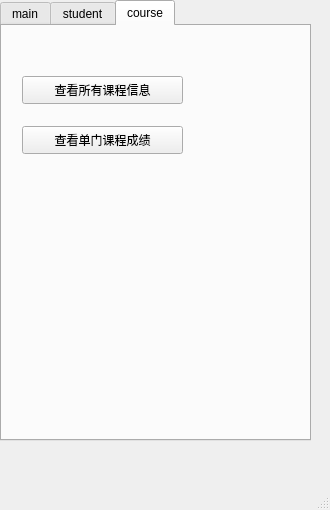
<?xml version="1.0" encoding="UTF-8"?>
<ui version="4.0">
 <class>System</class>
 <widget class="QMainWindow" name="System">
  <property name="geometry">
   <rect>
    <x>0</x>
    <y>0</y>
    <width>330</width>
    <height>510</height>
   </rect>
  </property>
  <property name="windowTitle">
   <string>System</string>
  </property>
  <widget class="QWidget" name="centralwidget">
   <widget class="QTabWidget" name="mytab">
    <property name="geometry">
     <rect>
      <x>0</x>
      <y>0</y>
      <width>311</width>
      <height>441</height>
     </rect>
    </property>
    <property name="maximumSize">
     <size>
      <width>16777215</width>
      <height>531</height>
     </size>
    </property>
    <property name="currentIndex">
     <number>2</number>
    </property>
    <widget class="QWidget" name="main">
     <attribute name="title">
      <string>main</string>
     </attribute>
     <widget class="QPushButton" name="savebtn">
      <property name="geometry">
       <rect>
        <x>80</x>
        <y>250</y>
        <width>93</width>
        <height>28</height>
       </rect>
      </property>
      <property name="text">
       <string>保存</string>
      </property>
     </widget>
     <widget class="QPushButton" name="view_all_stu">
      <property name="geometry">
       <rect>
        <x>60</x>
        <y>210</y>
        <width>151</width>
        <height>28</height>
       </rect>
      </property>
      <property name="text">
       <string>查看所有学生信息</string>
      </property>
     </widget>
     <widget class="QLineEdit" name="id_search">
      <property name="geometry">
       <rect>
        <x>110</x>
        <y>80</y>
        <width>151</width>
        <height>21</height>
       </rect>
      </property>
      <property name="text">
       <string/>
      </property>
      <property name="clearButtonEnabled">
       <bool>true</bool>
      </property>
     </widget>
     <widget class="QLabel" name="label">
      <property name="geometry">
       <rect>
        <x>10</x>
        <y>80</y>
        <width>91</width>
        <height>20</height>
       </rect>
      </property>
      <property name="text">
       <string>id头部搜索</string>
      </property>
     </widget>
     <widget class="QLabel" name="label_2">
      <property name="geometry">
       <rect>
        <x>1</x>
        <y>120</y>
        <width>111</width>
        <height>20</height>
       </rect>
      </property>
      <property name="text">
       <string>名字头部搜索</string>
      </property>
     </widget>
     <widget class="QLineEdit" name="name_search">
      <property name="geometry">
       <rect>
        <x>110</x>
        <y>120</y>
        <width>151</width>
        <height>21</height>
       </rect>
      </property>
     </widget>
     <widget class="QPushButton" name="freshbtn">
      <property name="geometry">
       <rect>
        <x>80</x>
        <y>290</y>
        <width>93</width>
        <height>28</height>
       </rect>
      </property>
      <property name="text">
       <string>刷新</string>
      </property>
     </widget>
    </widget>
    <widget class="QWidget" name="student">
     <attribute name="title">
      <string>student</string>
     </attribute>
     <widget class="QPushButton" name="view_stu_grd">
      <property name="geometry">
       <rect>
        <x>30</x>
        <y>180</y>
        <width>121</width>
        <height>28</height>
       </rect>
      </property>
      <property name="text">
       <string>查看学生成绩</string>
      </property>
     </widget>
     <widget class="QPushButton" name="add_stu">
      <property name="geometry">
       <rect>
        <x>30</x>
        <y>230</y>
        <width>121</width>
        <height>28</height>
       </rect>
      </property>
      <property name="text">
       <string>添加学生信息</string>
      </property>
     </widget>
     <widget class="QPushButton" name="adjustbtn">
      <property name="geometry">
       <rect>
        <x>30</x>
        <y>280</y>
        <width>121</width>
        <height>28</height>
       </rect>
      </property>
      <property name="text">
       <string>修改学生信息</string>
      </property>
     </widget>
     <widget class="QPushButton" name="del_stu">
      <property name="geometry">
       <rect>
        <x>30</x>
        <y>330</y>
        <width>121</width>
        <height>28</height>
       </rect>
      </property>
      <property name="text">
       <string>删除学生信息</string>
      </property>
     </widget>
     <widget class="QLineEdit" name="id_mhss">
      <property name="geometry">
       <rect>
        <x>120</x>
        <y>40</y>
        <width>113</width>
        <height>21</height>
       </rect>
      </property>
     </widget>
     <widget class="QLabel" name="label_4">
      <property name="geometry">
       <rect>
        <x>21</x>
        <y>40</y>
        <width>91</width>
        <height>20</height>
       </rect>
      </property>
      <property name="text">
       <string>id模糊搜索</string>
      </property>
     </widget>
     <widget class="QLabel" name="label_5">
      <property name="geometry">
       <rect>
        <x>10</x>
        <y>100</y>
        <width>111</width>
        <height>20</height>
       </rect>
      </property>
      <property name="text">
       <string>名字模糊搜索</string>
      </property>
     </widget>
     <widget class="QLineEdit" name="name_mhss">
      <property name="geometry">
       <rect>
        <x>120</x>
        <y>100</y>
        <width>113</width>
        <height>21</height>
       </rect>
      </property>
     </widget>
    </widget>
    <widget class="QWidget" name="tab">
     <attribute name="title">
      <string>course</string>
     </attribute>
     <widget class="QPushButton" name="view_grade">
      <property name="geometry">
       <rect>
        <x>20</x>
        <y>100</y>
        <width>161</width>
        <height>28</height>
       </rect>
      </property>
      <property name="text">
       <string>查看单门课程成绩</string>
      </property>
     </widget>
     <widget class="QPushButton" name="view_all_crs">
      <property name="geometry">
       <rect>
        <x>20</x>
        <y>50</y>
        <width>161</width>
        <height>28</height>
       </rect>
      </property>
      <property name="text">
       <string>查看所有课程信息</string>
      </property>
     </widget>
    </widget>
   </widget>
  </widget>
  <widget class="QMenuBar" name="menubar">
   <property name="geometry">
    <rect>
     <x>0</x>
     <y>0</y>
     <width>330</width>
     <height>26</height>
    </rect>
   </property>
  </widget>
  <widget class="QStatusBar" name="statusbar"/>
 </widget>
 <resources/>
 <connections/>
</ui>
